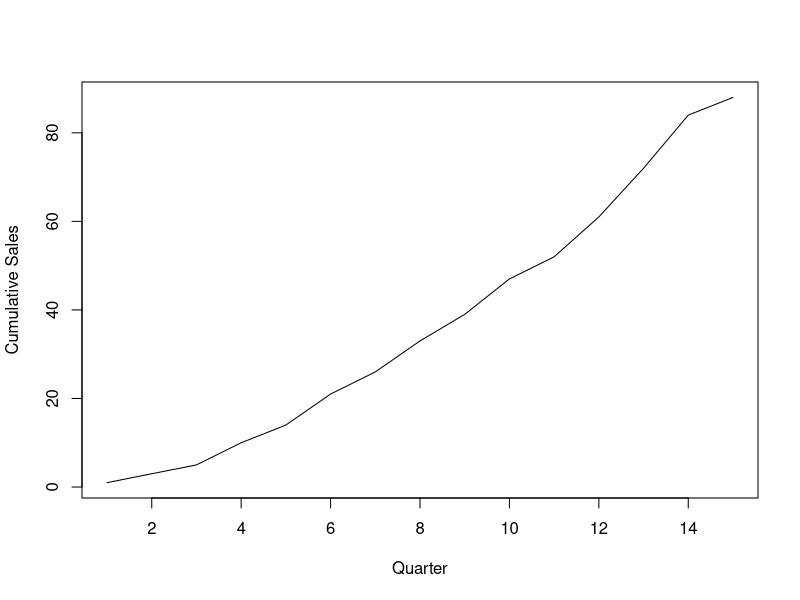
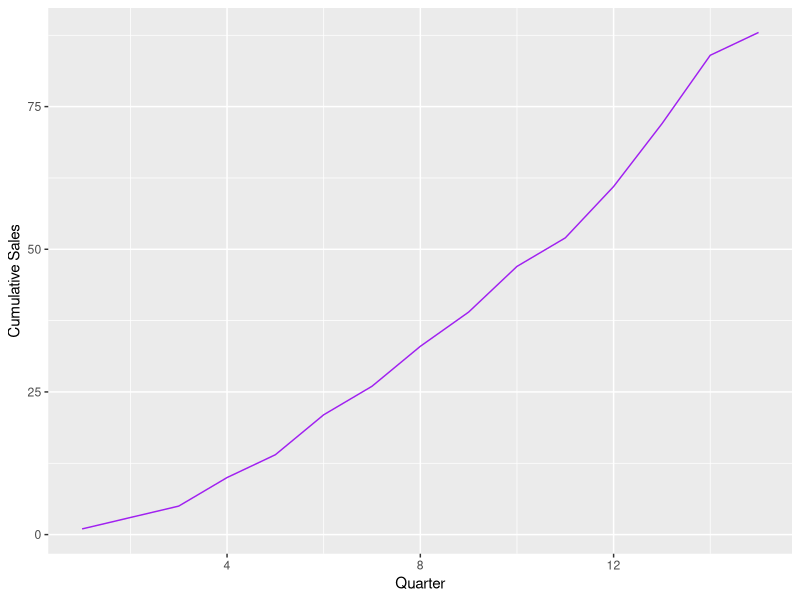

The R source for these figures, in order:
# create dataset
data <- data.frame(quarter=1:15,
                   sales=c(1, 2, 2, 5, 4, 7, 5, 7, 6, 8, 5, 9, 11, 12, 4))

# create new column in dataset that contains cumulative sales
data$cum_sales <- cumsum(data$sales)

# view dataset
data

# how to visualize a cumulative sum in R
plot(data$cum_sales, type = "l", xlab="Quarter", ylab="Cumulative Sales")

# visualization by ggplot2
library("ggplot2")

ggplot(data, aes(x=quarter, y=cum_sales)) +
  geom_line(col = 'purple') +
  labs(x="Quarter", y="Cumulative Sales")
